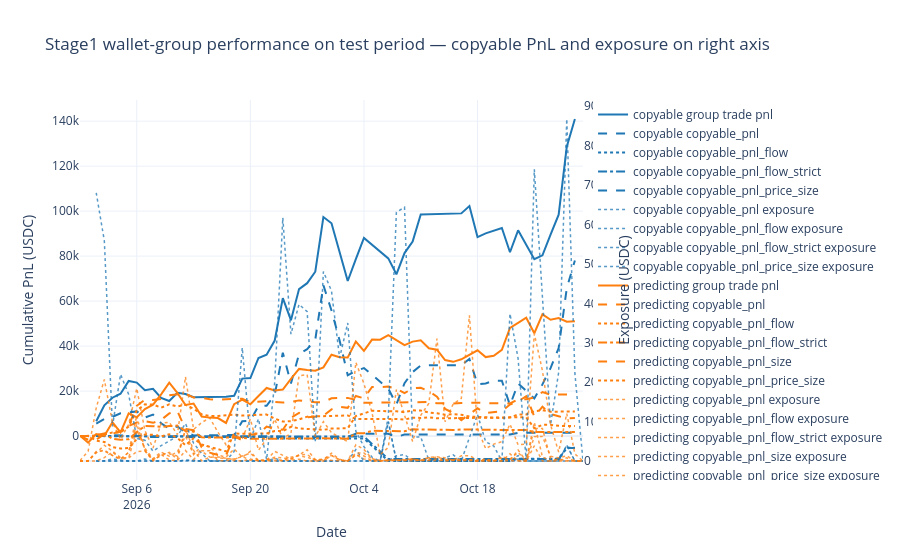

Notebook source saved alongside this figure:
### Code cell
import plotly.graph_objects as go

from polymarket_analysis.visualization.wallet_plots import copyable_exposure_series

dp = wallet_cohorts['predicting_group']
dp = dp[dp['wallet'] != '0x1f7105a18d9f36aef7c83e5df210e57cf487b2e4']
wallet_cohorts['predicting_group'] = dp
print(f"copyable_group wallets: {len(wallet_cohorts['copyable_group']):,}")
print(f"predicting_group wallets: {len(wallet_cohorts['predicting_group']):,}")

pd.set_option('display.max_rows', 100)

PNL_TO_QTY = {
    COPYABLE_PNL_BASE: "copyable_qty_5m_100",
    **{f"copyable_pnl_{k}": cfg["qty_col"] for k, cfg in COPYABLE_VARIANTS.items()},
}

plot_rows = []
exposure_rows = []

# The size overlay is fitted for the predicting group; keep it out of the
# copyable-group traces so the two cohorts are not mixed.
_group_variant_cols = {
    'copyable': [c for c in COPYABLE_PNL_COLS if c != 'copyable_pnl_size'],
    'predicting': list(COPYABLE_PNL_COLS),
}

for group_label, cohort_name in [('copyable', 'copyable_group'), ('predicting', 'predicting_group')]:
    wallets = set(wallet_cohorts[cohort_name]['wallet'])
    group_trades = df_full[
        (df_full['wallet'].isin(wallets))
        & (~df_full['is_train'])
    ][['dt', 'side', 'price', 'pnl', 'last_condition_trade_ts', 'wallet',
       'notional', 'deployed_capital',
       *COPYABLE_PNL_COLS, *PNL_TO_QTY.values()]].copy()

    # per-fill copy exposure (price × copyable qty, BUY only)
    for pnl_col, qty_col in PNL_TO_QTY.items():
        group_trades[f'{pnl_col}_exposure'] = np.where(
            group_trades[qty_col] > 0,
            group_trades['price'] * group_trades[qty_col],
            np.nan,
        )

    # Copy flow-limited variant exposure columns from df_full (created in the
    # flow-filter section) so the plots below can use them.
    for _c in COPYABLE_PNL_COLS:
        _e = f'{_c}_exposure'
        if _e in df_full.columns and _e not in group_trades.columns:
            group_trades[_e] = df_full.loc[group_trades.index, _e].values

    _variant_cols = _group_variant_cols[group_label]
    daily = (
        group_trades
        .assign(plot_dt=group_trades['dt'].dt.floor('D'))
        .groupby('plot_dt', as_index=False)[['pnl', *_variant_cols]]
        .sum()
        .sort_values('plot_dt')
        .reset_index(drop=True)
    )
    daily['cum_trade_pnl'] = daily['pnl'].cumsum()
    for c in _variant_cols:
        daily[f'cum_{c}'] = daily[c].cumsum()
    daily['wallet_group'] = group_label
    plot_rows.append(daily)

    for c in _variant_cols:
        exp = copyable_exposure_series(group_trades, f'{c}_exposure', bucket_freq='D')
        exp['wallet_group'] = group_label
        exp['variant'] = c
        exposure_rows.append(exp)

group_perf = pd.concat(plot_rows, ignore_index=True)
group_exposure = pd.concat(exposure_rows, ignore_index=True)

fig = go.Figure()
colors = {'copyable': '#1f77b4', 'predicting': '#ff7f0e'}
dashes = ['dash', 'dot', 'dashdot']
for group_label in ['copyable', 'predicting']:
    g = group_perf[group_perf['wallet_group'] == group_label]
    fig.add_trace(
        go.Scatter(
            x=g['plot_dt'],
            y=g['cum_trade_pnl'],
            mode='lines',
            name=f'{group_label} group trade pnl',
            line=dict(color=colors[group_label], width=2),
        )
    )
    for i, c in enumerate(_group_variant_cols[group_label]):
        fig.add_trace(
            go.Scatter(
                x=g['plot_dt'],
                y=g[f'cum_{c}'],
                mode='lines',
                name=f'{group_label} {c}',
                line=dict(color=colors[group_label], width=2, dash=dashes[i % len(dashes)]),
            )
        )
    for c in _group_variant_cols[group_label]:
        e = group_exposure[
            (group_exposure['wallet_group'] == group_label)
            & (group_exposure['variant'] == c)
        ]
        fig.add_trace(
            go.Scatter(
                x=e['dt'],
                y=e['exposure'],
                mode='lines',
                name=f'{group_label} {c} exposure',
                line=dict(color=colors[group_label], width=1.5, dash='dot'),
                opacity=0.75,
                yaxis='y2',
            )
        )

fig.update_layout(
    title='Stage1 wallet-group performance on test period — copyable PnL and exposure on right axis',
    xaxis_title='Date',
    yaxis_title='Cumulative PnL (USDC)',
    yaxis2=dict(title='Exposure (USDC)', overlaying='y', side='right', showgrid=False),
    template='plotly_white',
)
fig.show()
